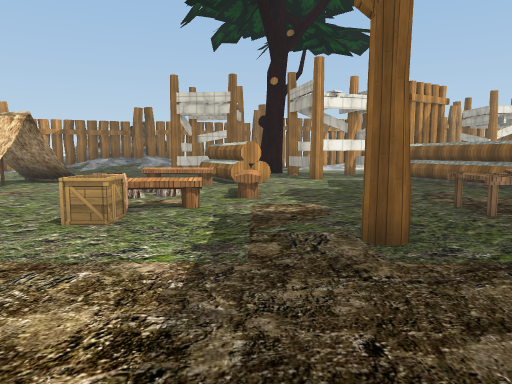
View 1 (above)

21 first-person views from a walk through a 3-D level made in the Unity game engine. The camera is 1.5 m above the floor, tilts 6° down and sees 70° across. The floor is counted in squares, 2 m on a side. Each view is taken from the middle of a square. On the plan, view 1 faces up. The plan holds only what a view shows up to about 11 squares ahead; the rest is blank. The place goes on beyond the plan. Some surface patterns are stand-ins.

View 2
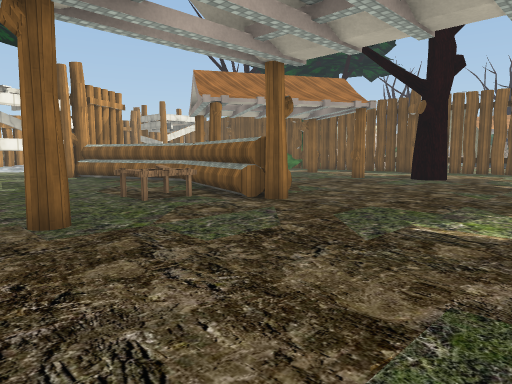

View 3
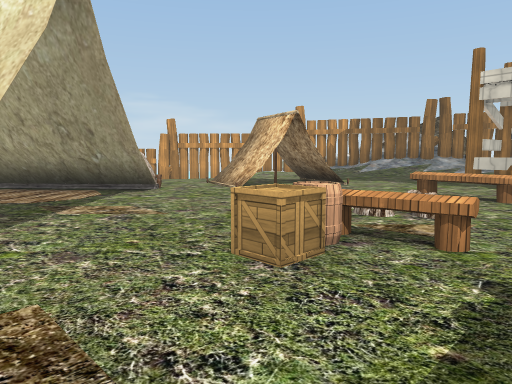

View 4
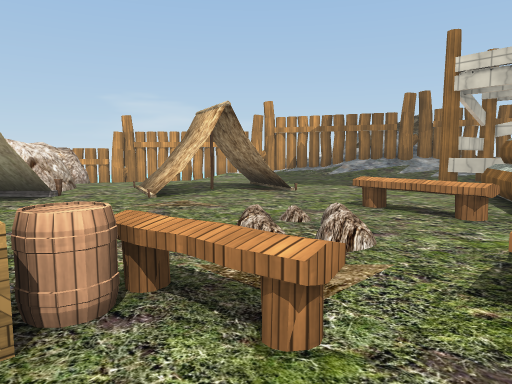

View 5
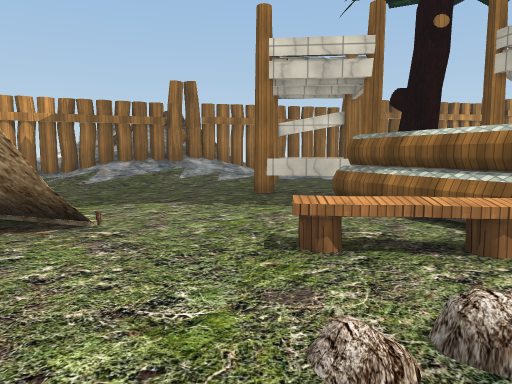

View 6
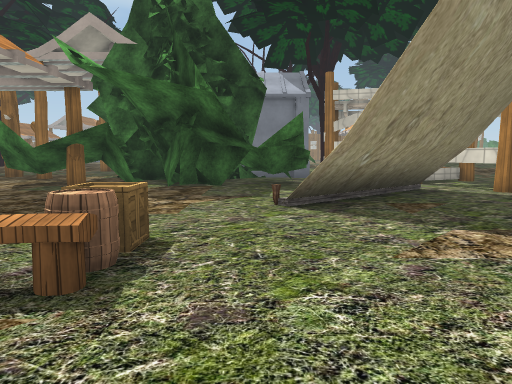

View 7
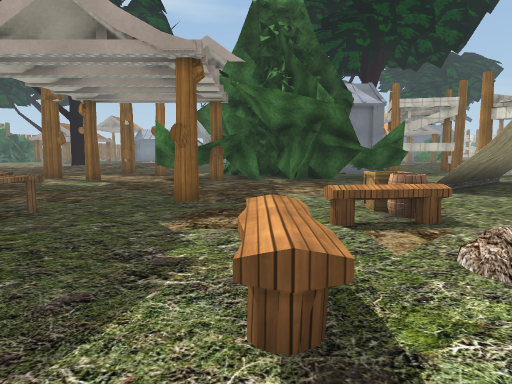

View 8
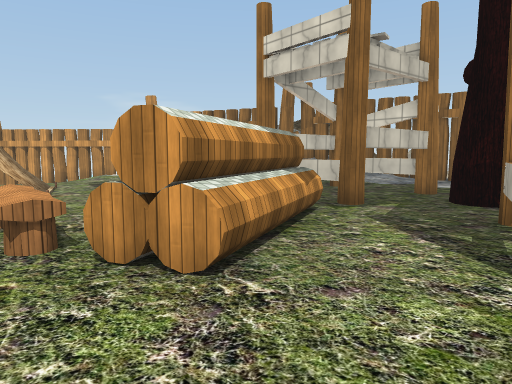

View 9
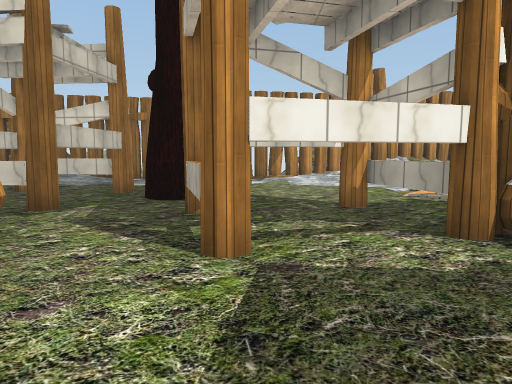

View 10
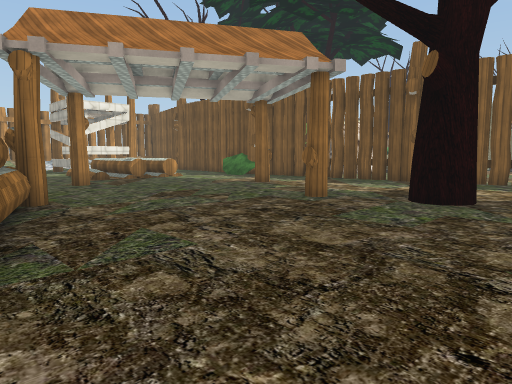

View 11
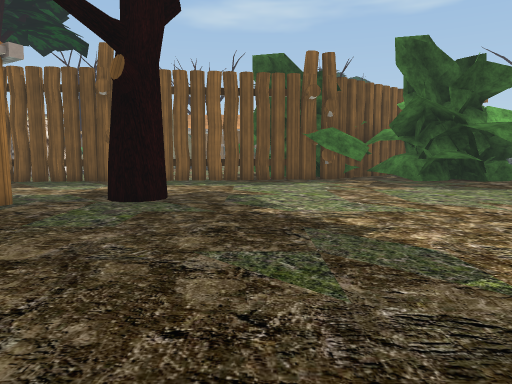

View 12
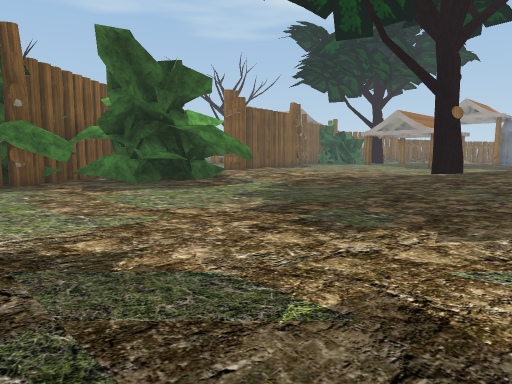

View 13
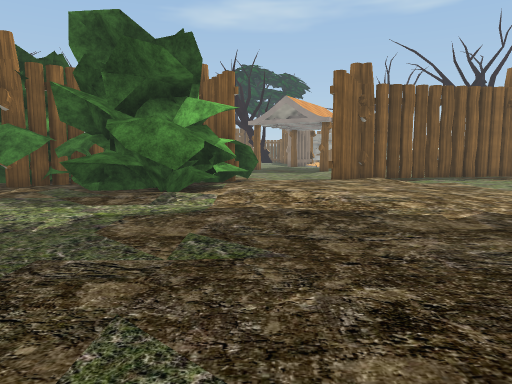

View 14
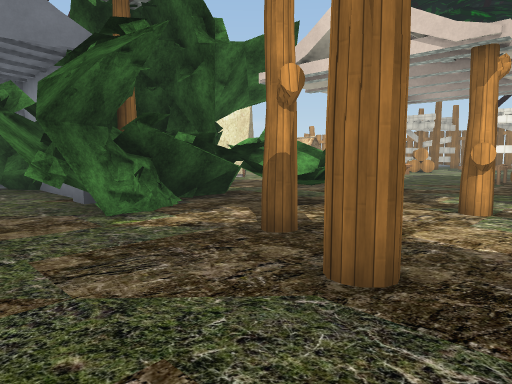

View 15
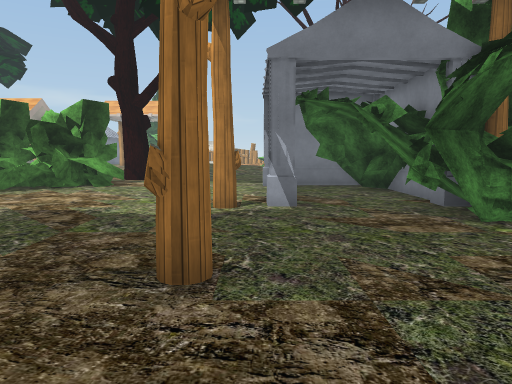

View 16
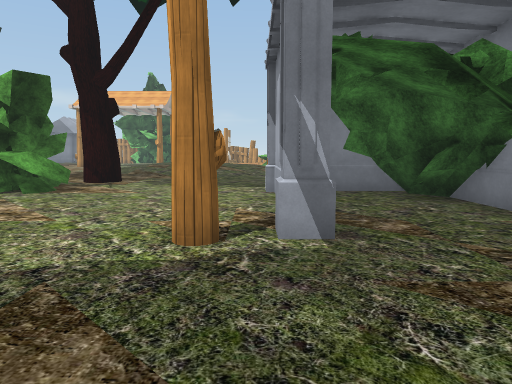

View 17
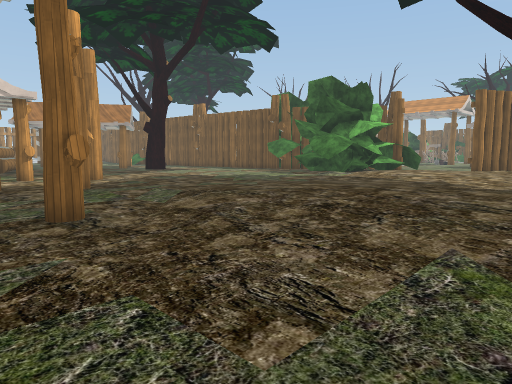

View 18
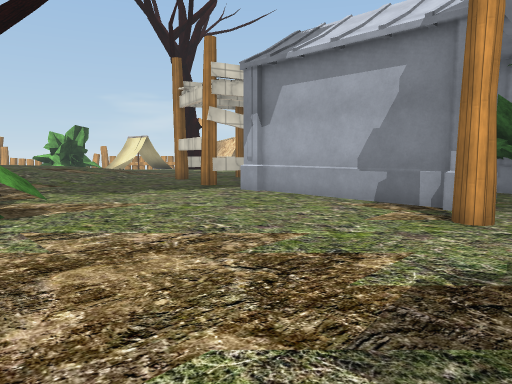

View 19
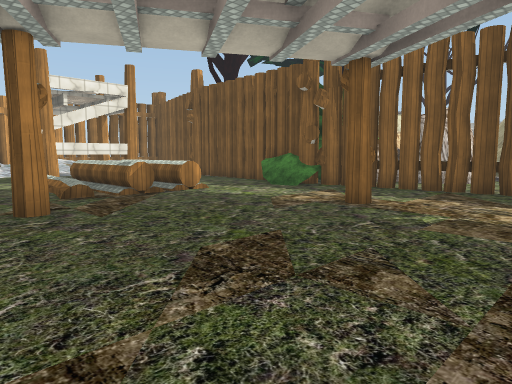

View 20
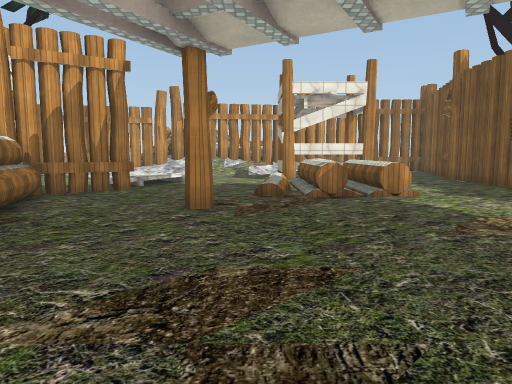

View 21
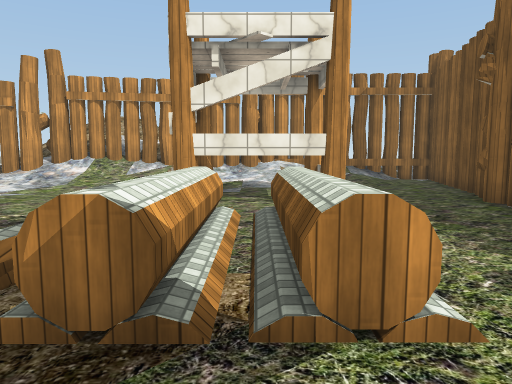

### Floor plan
Key: @ floor where view 1 was taken; # wall or solid block; x gap in a wall; . main floor; : floor 0.25 m higher than the main floor; + floor 0.5 m higher than the main floor; / step, stairs or slope; = window, fence, low wall or low ledge; ^ raised ledge; T tent; B bench; A barrel; L table; C crate; H thing the floor can be seen under or through; R rock; S shed; O other object.
Columns run from 8 left of view 1 to 19 right of it. Each row starts with its distance up from view 1.
 21                   #######
 20              #####/// /.#
 19           ####//////  /.#
 18    #####  ..////....  .##
 17   ##///.  ........=#= .#
 16 ##////... .... ...=#=..#
 15 /////.=H. ....//.... ..#
 14 /./....Hx#...///..^^ ..#
 13  ....HHH..##../...^^...#
 12 .......H....###...^^../#
 11 .......#..####......../#  O
 10 ..T....##....#..#...../###O
  9 ...T..BB.....##........#.# R
  8 .TT...........#.....#..#.R#R
  7 ........B.....#........#..
  6 R/......B....##........#
  5 R#....AB...LL#....#....#
  4 ##....C.....##.........#
  3   .......#..#......#...#
  2  .. /..................##
  1  .#//...................#
  0 ###/....@...............##
 -1 ## .##...#^..#..........##
 -2 #   # ####^^..#........###
 -3 =   . ####^.............=#
 -4     .#####.#..........####
 -5     S#..##...#.......#:##
 -6     #................#.####
 -7 ###.SSS S.....:....../::::#
 -8 ........#..../::::...:::::.
 -9 ...........#./:::::.:::::##
-10 ............./:+:::::::::/#
-11 ............./:++::...:./.
-12 .#../........:::::    .....
-13 ..###........:         ....

Where each view was taken, in squares from view 1:
view 1: 0 up, 0 right, facing up
view 2: 1 down, 0 right, facing up-right
view 3: 2 up, 0 right, facing up-left
view 4: 4 up, 0 right, facing up-left
view 5: 6 up, 3 left, facing up
view 6: 7 up, 3 left, facing down
view 7: 9 up, 0 right, facing down
view 8: 8 up, 2 right, facing up-left
view 9: 8 up, 2 right, facing up
view 10: 1 up, 5 right, facing up-right
view 11: 1 up, 5 right, facing right
view 12: 1 up, 6 right, facing down-right
view 13: 7 down, 7 right, facing right
view 14: 7 down, 6 right, facing up-left
view 15: 8 down, 6 right, facing left
view 16: 8 down, 3 right, facing left
view 17: 13 down, 2 right, facing up-right
view 18: 13 down, 1 right, facing up-left
view 19: 5 up, 7 right, facing up-right
view 20: 5 up, 9 right, facing up
view 21: 10 up, 11 right, facing up
